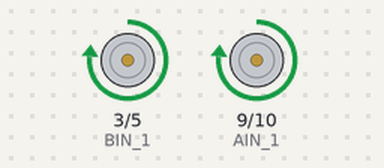
The sketch below on a simulated Arduino Uno, built with avr-gcc and run on an emulated ATmega328P. On the bench: motor-driver pin pairs drawn as motors (green arrow = first pin HIGH = forward, orange = second pin HIGH = backward, longer = more drive).

Above: at 1.0 s.
At 3.0 s:
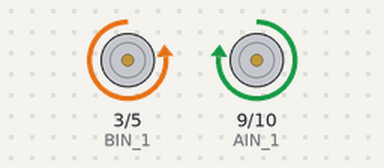
At 5.0 s:
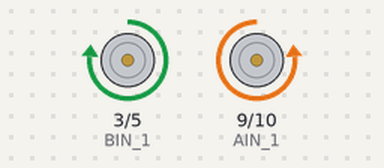
At 7.0 s:
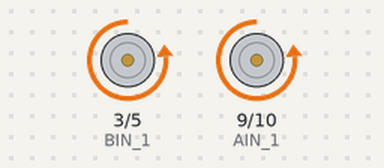
Timing chart, 0 to 10.4 s (numbered marks = the images above):
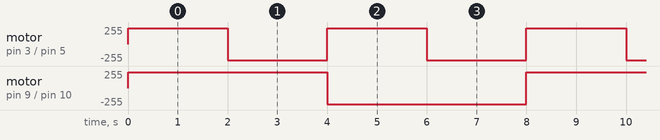

The sketch:

motor_demo.ino
```cpp
extern HardwareSerial Serial;

int BIN_1 = 3;
int BIN_2 = 5;
int AIN_1 = 9;
int AIN_2 = 10;
int MAX_PWM_VOLTAGE = 240;

void setup() {
    pinMode(BIN_1, OUTPUT);
    pinMode(BIN_2, OUTPUT);
    pinMode(AIN_1, OUTPUT);
    pinMode(AIN_2, OUTPUT);
}

void loop() {

    digitalWrite(BIN_2, LOW);
    digitalWrite(AIN_2, LOW);
    analogWrite(BIN_1, MAX_PWM_VOLTAGE);
    analogWrite(AIN_1, MAX_PWM_VOLTAGE);
    delay(2000);

    digitalWrite(BIN_1, LOW);
    digitalWrite(AIN_2, LOW);
    analogWrite(BIN_2, MAX_PWM_VOLTAGE);
    analogWrite(AIN_1, MAX_PWM_VOLTAGE);
    delay(2000);

    digitalWrite(BIN_2, LOW);
    digitalWrite(AIN_1, LOW);
    analogWrite(BIN_1, MAX_PWM_VOLTAGE);
    analogWrite(AIN_2, MAX_PWM_VOLTAGE);
    delay(2000);

    digitalWrite(BIN_1, LOW);
    digitalWrite(AIN_1, LOW);
    analogWrite(BIN_2, MAX_PWM_VOLTAGE);
    analogWrite(AIN_2, MAX_PWM_VOLTAGE);
    delay(2000);
}
```

Measured:
- by itself, motor on pin 3 (BIN_1) / pin 5 (BIN_2): alternates forward 240/255 for 2.0 s and backward 240/255 for 2.0 s
- by itself, motor on pin 9 (AIN_1) / pin 10 (AIN_2): alternates forward 240/255 for 4.0 s and backward 240/255 for 4.0 s
